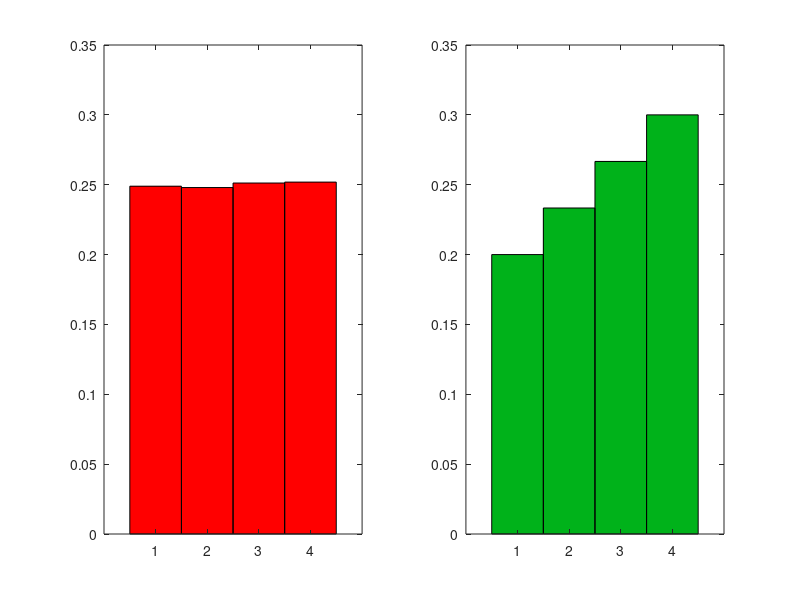

This figure's MATLAB source:
clear;
clc;
close;

%f(x) = (x+5)/30
N = 1e5;
var = randi(4, 1,N);

X=[1,2,3,4];
contador1 = 0;
contador2 = 0;
contador3 = 0;
contador4 = 0;

for n=1:N
if (var(1,n)==1)
  contador1++;
elseif (var(1,n)==2)
  contador2++;
elseif (var(1,n)==3)
  contador3++;
elseif (var(1,n)==4)
  contador4++;
endif
end
prob = zeros(1,4);
prob1 = contador1/N;
prob2 = contador2/N;
prob3 = contador3/N;
prob4 = contador4/N;

prob(1,1) = prob1;
prob(1,2) = prob2;
prob(1,3) = prob3;
prob(1,4) = prob4;

subplot(1,2,1)
bar(X,prob, 'hist', 'r');

y = (X+5)/30;

subplot(1,2,2)
bar(X,y, 'hist','FaceColor',[0,0.7,0.1]);


fprintf("nao funciona!!!! \n");